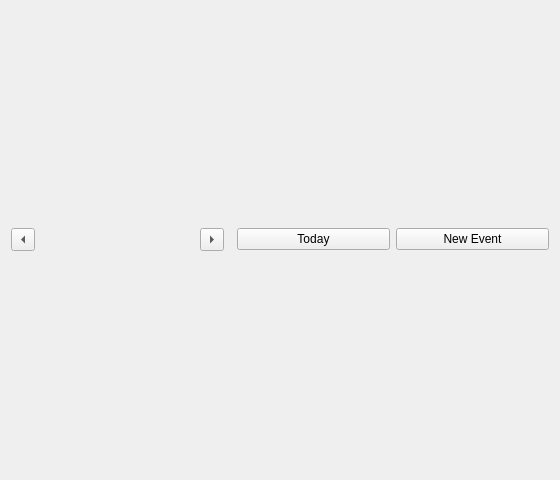
<?xml version="1.0" encoding="UTF-8"?>
<ui version="4.0">
 <class>TimeGridViewWidget</class>
 <widget class="QWidget" name="TimeGridViewWidget">
  <property name="geometry">
   <rect>
    <x>0</x>
    <y>0</y>
    <width>560</width>
    <height>480</height>
   </rect>
  </property>
  <layout class="QVBoxLayout" name="verticalLayout">
   <item>
    <layout class="QHBoxLayout" name="toolbarLayout">
     <item>
      <widget class="QToolButton" name="prevRangeButton">
       <property name="toolTip">
        <string>Previous</string>
       </property>
       <property name="arrowType">
        <enum>Qt::LeftArrow</enum>
       </property>
      </widget>
     </item>
     <item>
      <widget class="QLabel" name="rangeLabel">
       <property name="font">
        <font>
         <bold>true</bold>
        </font>
       </property>
       <property name="text">
        <string/>
       </property>
       <property name="alignment">
        <set>Qt::AlignCenter</set>
       </property>
      </widget>
     </item>
     <item>
      <widget class="QToolButton" name="nextRangeButton">
       <property name="toolTip">
        <string>Next</string>
       </property>
       <property name="arrowType">
        <enum>Qt::RightArrow</enum>
       </property>
      </widget>
     </item>
     <item>
      <spacer name="toolbarSpacer">
       <property name="orientation">
        <enum>Qt::Horizontal</enum>
       </property>
      </spacer>
     </item>
     <item>
      <widget class="QPushButton" name="todayButton">
       <property name="text">
        <string>Today</string>
       </property>
      </widget>
     </item>
     <item>
      <widget class="QPushButton" name="newEventButton">
       <property name="text">
        <string>New Event</string>
       </property>
      </widget>
     </item>
    </layout>
   </item>
  </layout>
 </widget>
 <resources/>
 <connections/>
</ui>
